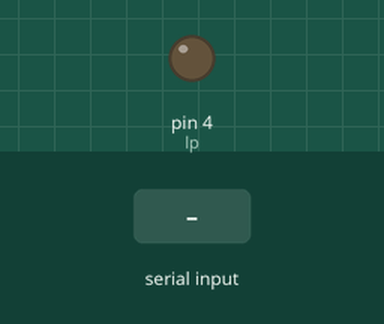
This sketch was run on a simulated Arduino Uno, built with avr-gcc and run on an emulated ATmega328P. Parts: output pins drawn as LEDs (lit = HIGH). Dashed ring = blinking. The inputs (shaded band) are chosen by the test bench. What the sketch prints to the serial monitor is not drawn.

Above: at 1.2 s.
1.3 s: "90,45\n" received over the second serial link
At 1.4 s:
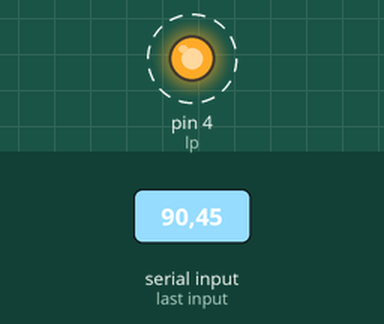
Timing chart, 0 to 8.1 s (numbered marks = the images above; inputs shaded):
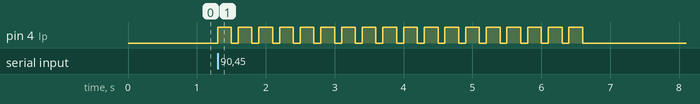

The sketch:

bluetooth.ino
```cpp
// kaynak
//http://www.martyncurrey.com/arduino-and-hc-06-zs-040/


#include <SoftwareSerial.h>
SoftwareSerial BTserial(2, 3); // RX | TX
int lp = 4;
void setup()
{

  Serial.begin(9600);
  Serial.println("Enter AT commands:");

  // HC-06 default serial speed is 9600
  BTserial.begin(9600);
pinMode(lp,OUTPUT);
}

void loop()
{
  //digitalWrite(lp, HIGH);
  // Keep reading from HC-06 and send to Arduino Serial Monitor
  if (BTserial.available())
  {
    char data = BTserial.read();
    //Serial.write(data);

    // char ı integer'a çevirmek için
    int myint = data - '0';
    for (int i = 0; i<myint; i++) {
    digitalWrite(lp, HIGH);
    delay(200);
    digitalWrite(lp, LOW);
    delay(100);
    }
  }
  // Keep reading from Arduino Serial Monitor and send to HC-06
  if (Serial.available())
  {
    BTserial.write(Serial.read());
  }

}
```

Measured:
- after the input at 1.3 s, pin 4 (lp): alternates HIGH for 0.20 s and LOW for 0.10 s, 36 changes in all, then stays LOW, starting at once
